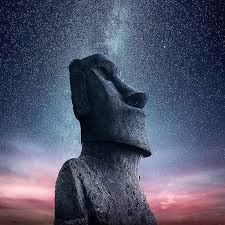
//> input picture prj.lab/lab_03/images/images.jpeg, 225 x 225 px
$ ./task03 images/images.jpeg out.png out.png 2 2 images/images.jpeg   (built with g++ and OpenCV 4)
//> lines starting //> are read from the running program, lines starting //| are printed output that depends on the picture
#include <opencv2/opencv.hpp>
#include <iostream>
#include <vector>

#include "semcv/semcv.hpp"


int main(int argc, char** argv) {
    if (argc < 7) {
        std::cerr << "Usage: " << argv[0] << " <input_image> <output_image> <output_collage_image> <q_black> <q_white> [naive|rgb]\n";
        return 1;
    }

    cv::Mat img = cv::imread(argv[1], cv::IMREAD_COLOR);
//> img is the input picture: 225 rows x 225 cols, CV_8UC3; mean B, G, R 107.1, 84.4, 80.4
    std::string output_image = argv[2];
//> output_image = "out.png"
    std::string output_collage_image = argv[3];
//> output_collage_image = "out.png"
    const double q_black = std::stod(argv[4]);
//> q_black = 2
    const double q_white = std::stod(argv[5]);
//> q_white = 2
    const std::string method = argv[6];
//> method = "images/images.jpeg"
    if (img.empty()) {
        std::cerr << "Could not read the image: " << argv[1] << std::endl;
        return 1;
    }

    cv::Mat contrasted;

    if (method == "naive")
    {
        contrasted = semcv::autocontrast(img, q_black, q_white);
    } else if (method == "rgb")
    {
        contrasted = semcv::autocontrast_rgb(img, q_black, q_white);
    }


    auto create_histogram = [](const cv::Mat& src) {
        cv::Mat gray;
        if (src.channels() == 3) {
            cv::cvtColor(src, gray, cv::COLOR_BGR2GRAY);
        } else {
            gray = src;
        }

        cv::Mat hist;
        constexpr int histSize = 256;
        float range[] = {0, 256};
        const float* histRange = {range};
        calcHist(&gray, 1, nullptr, cv::Mat(), hist, 1, &histSize, &histRange);
        normalize(hist, hist, 0, 250, cv::NORM_MINMAX);

        constexpr int pad = 0;  // Отступ слева и справа
        constexpr int width = histSize + 2 * pad;
        constexpr int height = 256;

        cv::Mat histImg(height, width, CV_8UC3, cv::Scalar(240, 240, 240));

        for (int i = 0; i < histSize; i++) {
            const int binVal = cvRound(hist.at<float>(i));
            cv::line(histImg,
                     cv::Point(i + pad, height),
                     cv::Point(i + pad, height - binVal),
                     cv::Scalar(0, 0, 0),
                     1);
        }

        cv::Mat resizedHist;
        resize(histImg, resizedHist, src.size());
        return resizedHist;
    };

    // cv::Mat gray_bgr, contrasted_bgr;
    // cvtColor(gray, gray_bgr, cv::COLOR_GRAY2BGR);
    // cvtColor(contrasted, contrasted_bgr, cv::COLOR_GRAY2BGR);

    cv::Mat hist_orig = create_histogram(img);
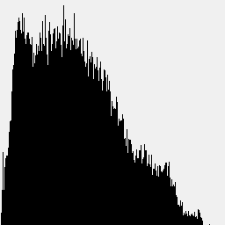
//> hist_orig: 225 rows x 225 cols, CV_8UC3; min 0, max 240, mean 128.8
//> (the run ends here: the program stops with an error, at `cv::Mat hist_contrasted = create_histogram(contrasted);`)
